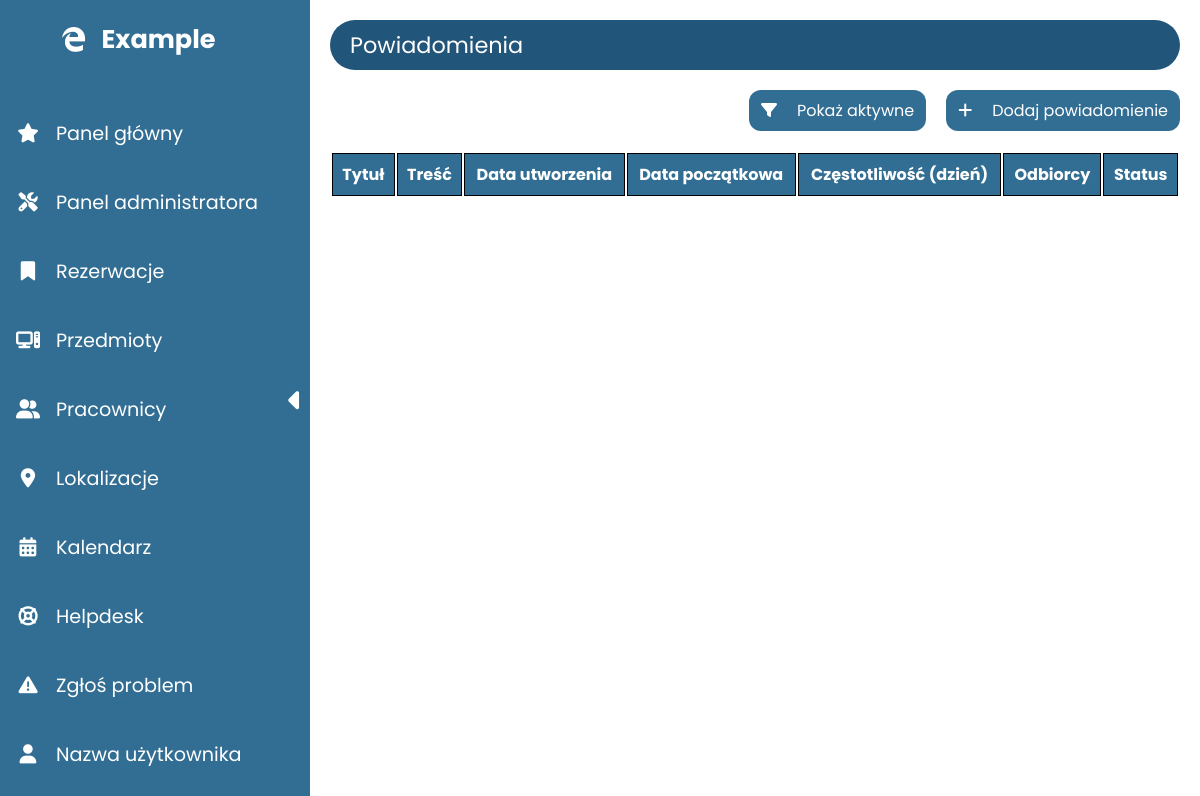
Page /notifications/ on the earlier database version.
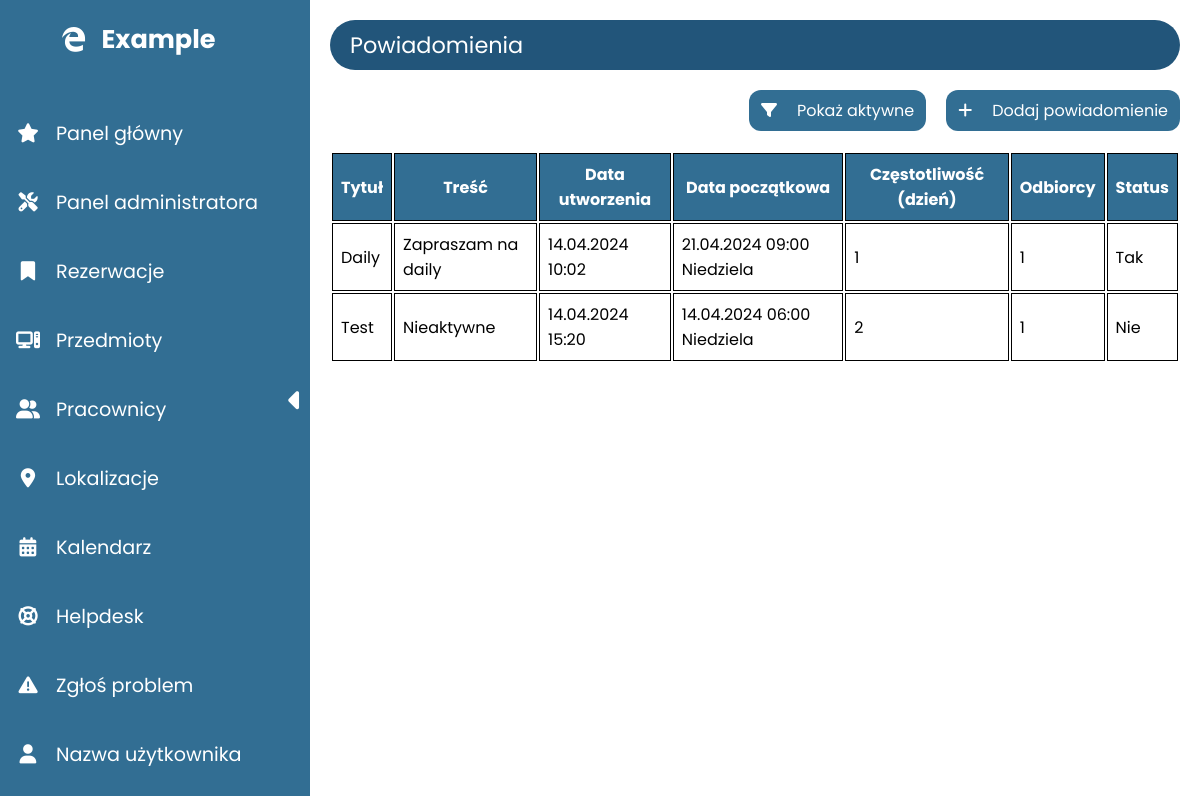
Same page on the later database version.
### notifications/models.py (models this page shows, shortened)
class Notification(models.Model):
    title = models.CharField(max_length=100, blank=False, null=False)
    message = models.TextField(blank=False, null=False)
    created_at = models.DateTimeField(auto_now_add=True)
    start_date = models.DateTimeField(blank=False, null=False)
    frequency = models.IntegerField()
    recipients = models.ManyToManyField(User)
    is_active = models.BooleanField(default=True)
    class Meta:
        ordering = ['-is_active', '-created_at', '-start_date', '-frequency']
        verbose_name = 'Powiadomienie'
        verbose_name_plural = 'Powiadomienia'
    def count_recipients(self):
        return self.recipients.count()
    def formatted_created_at(self):
        return self.created_at.strftime("%d.%m.%Y %H:%M")
    def match_weekday(self, weekday):
        match weekday:
            case 'Monday':
                return 'Poniedziałek'
            case 'Tuesday':
                return 'Wtorek'
            case 'Wednesday':
                return 'Środa'
            case 'Thursday':
                return 'Czwartek'
            case 'Friday':
                return 'Piątek'
            case 'Saturday':
                return 'Sobota'
            case 'Sunday':
                return 'Niedziela'
    def formatted_start_date(self):
        date = self.start_date.strftime("%d.%m.%Y %H:%M")
        weekday = self.start_date.strftime("%A")
        weekday = self.match_weekday(weekday)
        full_date = f"{date} {weekday}"
        return full_date
    def is_active_return(self):
        return "Tak" if self.is_active else "Nie"

### notifications/views.py (the view)
# urls.py: path('', views.notifications, name="notifications_page"),
def notifications(request):
    all_notifications = Notification.objects.all()
    context = {
        "page_title": "Powiadomienia",
        "notifications": all_notifications,
    }
    return render(request, 'pages/notifications/notifications.html', context)

### templates/pages/notifications/notifications.html (shortened to what this page needs)
{% extends 'base.html' %}
{% block content %}
    <div class="block">
        <div class="label">
            <div class="text">{{ page_title }}</div>
        </div>
        <div class="functions">
            <div class="function" id="filterButton" data-value="all" onclick="toggleFilter()">
                <div class="image"><i class="fa-solid fa-filter"></i></div>
                <div class="text">Pokaż aktywne</div>
            </div>
            <div class="function" onclick="toggleOverlay(this, 'addNotification')">
                <div class="image"><i class="fa-solid fa-plus"></i></div>
                <div class="text">Dodaj powiadomienie</div>
            </div>
        </div>
        <div class="table">
            <table id="notificationsTable">
                <tr class="sticky">
                    <th data-sort-dir="asc">Tytuł</th>
                    <th data-sort-dir="asc">Treść</th>
                    <th data-sort-dir="asc">Data utworzenia</th>
                    <th data-sort-dir="asc">Data początkowa</th>
                    <th data-sort-dir="asc">Częstotliwość (dzień)</th>
                    <th data-sort-dir="asc">Odbiorcy</th>
                    <th data-sort-dir="asc">Status</th>
                </tr>
                {% for notification in notifications %}
                    <tr class="notificationRow {% if notification.is_active %}active{% else %}inactive{% endif %}">
                        <td>{{ notification.title }}</td>
                        <td>{{ notification.message }}</td>
                        <td>{{ notification.formatted_created_at }}</td>
                        <td>{{ notification.formatted_start_date }}</td>
                        <td>{{ notification.frequency }}</td>
                        <td>{{ notification.count_recipients }}</td>
                        <td>{{ notification.is_active_return }}</td>
                    </tr>
                {% endfor %}
            </table>
        </div>
    </div>
{% endblock content %}

### templates/base.html (shortened to what this page needs)
{% load static %}
<!doctype html>
<html lang="en">
    <head>
        <link rel="stylesheet" href="{% static 'css/styles.css' %}">
    </head>
    <body>
        {% include 'main_elements/sidebar.html' %}
        <main>
            {% block content %} {% endblock content %}
        </main>
    </body>
</html>

### templates/main_elements/sidebar.html (shortened to what this page needs)
<div class="sidebar_container" id="sidebarContainer">
    <div class="sidebar" id="sidebar">
        <div class="items">
            <a href="{% url 'main_panel_page' %}" class="item" id="logo">
                <div class="image"><i class="fa-brands fa-edge-legacy"></i></div>
                <div class="text">Example</div>
            </a>
            <a href="{% url 'main_panel_page' %}"  class="item">
                <div class="image"><i class="fa-solid fa-star"></i></div>
                <div class="text">Panel główny</div>
            </a>
            <a href="" class="item">
                <div class="image"><i class="fa-solid fa-screwdriver-wrench"></i></div>
                <div class="text">Panel administratora</div>
            </a>
            <a href="" class="item">
                <div class="image"><i class="fa-solid fa-bookmark"></i></div>
                <div class="text">Rezerwacje</div>
            </a>
            <a href="" class="item">
                <div class="image"><i class="fa-solid fa-computer"></i></div>
                <div class="text">Przedmioty</div>
            </a>
            <a href="" class="item">
                <div class="image"><i class="fa-solid fa-user-group"></i></div>
                <div class="text">Pracownicy</div>
            </a>
            <a href="" class="item">
                <div class="image"><i class="fa-solid fa-location-dot"></i></div>
                <div class="text">Lokalizacje</div>
            </a>
            <a href="" class="item">
                <div class="image"><i class="fa-solid fa-calendar-days"></i></div>
                <div class="text">Kalendarz</div>
            </a>
            <a href="" class="item">
                <div class="image"><i class="fa-solid fa-life-ring"></i></div>
                <div class="text">Helpdesk</div>
            </a>
        </div>
        <div class="items">
            <a href="" class="item">
                <div class="image"><i class="fa-solid fa-triangle-exclamation"></i></div>
                <div class="item">Zgłoś problem</div>
            </a>
            <a href="" class="item">
                <div class="image"><i class="fa-solid fa-user"></i></div>
                <div class="item">Nazwa użytkownika</div>
            </a>
        </div>
    </div>
    <div class="sidebar_button" id="sidebarButton" onclick="toggleSidebar()">
        <i class="fa-solid fa-caret-left"></i>
    </div>
</div>

### static/css/styles.css (style rules this page uses)
:root { --color-1: #326e93; --color-2: #22557a; --color-3: #a3a3a3; }
.sidebar_container { width: fit-content; display: flex; position: relative; background: var(--color-1); transform: translateX(0); transition: transform 0.3s ease; }
.sidebar_container .sidebar_button { width: 32px; height: 100%; display: flex; justify-content: center; align-items: center; cursor: pointer; font-size: 1.8rem; color: #fff; }
.sidebar_container .sidebar { min-height: 100%; max-height: 100%; width: 100%; max-width: 300px; display: flex; flex-direction: column; justify-content: space-between; overflow-y: auto; }
.sidebar_container .sidebar * { color: #fff; }
.sidebar_container .sidebar .items { display: flex; flex-direction: column; gap: 40px; padding: 20px; }
.sidebar_container .sidebar .items:last-child { margin-bottom: 20px; }
.sidebar_container .sidebar .items .item { display: flex; align-items: center; gap: 20px; font-size: 1.2rem; }
.sidebar_container .sidebar .items .item#logo { justify-content: center; padding-bottom: 20px; font-size: 1.6rem; font-weight: bold; }
.sidebar_container .sidebar .items .item .image { width: 1rem; display: flex; justify-content: center; align-items: center; }
* { margin: 0; padding: 0; box-sizing: border-box; font-family: "Poppins", sans-serif; list-style: none; text-decoration: none; }
body { min-height: 100dvh; max-height: 100dvh; min-width: 100%; max-width: 100%; display: flex; background: #fff; }
main { min-height: 100%; max-height: 100%; display: flex; flex-direction: column; gap: 20px; flex: 1; padding: 20px; overflow-y: auto; }
.table { max-width: 100%; overflow-x: auto; }
.table table { width: 100%; }
.table table tr.sticky { position: sticky; top: -20px; }
.table table tr th, .table table tr td { padding: 8px; border: 1px #000 solid; }
.table table tr th { background: var(--color-1); color: #fff; }
.block { display: flex; flex-direction: column; gap: 20px; }
.block .functions { display: flex; justify-content: right; gap: 20px; }
.block .functions .function { display: flex; align-items: center; gap: 20px; cursor: pointer; background: var(--color-1); color: #fff; padding: 8px 12px; border-radius: 12px; }
.block .label { display: flex; justify-content: space-between; font-size: 1.4rem; background: var(--color-2); color: #fff; padding: 8px 20px 8px 20px; border-radius: 50vw; }

Differences in the rows shown:
added Notification: title "Daily", message "Zapraszam na daily", formatted_created_at "14.04.2024 10:02", formatted_start_date "21.04.2024 09:00 Niedziela", frequency "1", count_recipients "1", is_active_return "Tak"
added Notification: title "Test", message "Nieaktywne", formatted_created_at "14.04.2024 15:20", formatted_start_date "14.04.2024 06:00 Niedziela", frequency "2", count_recipients "1", is_active_return "Nie"
